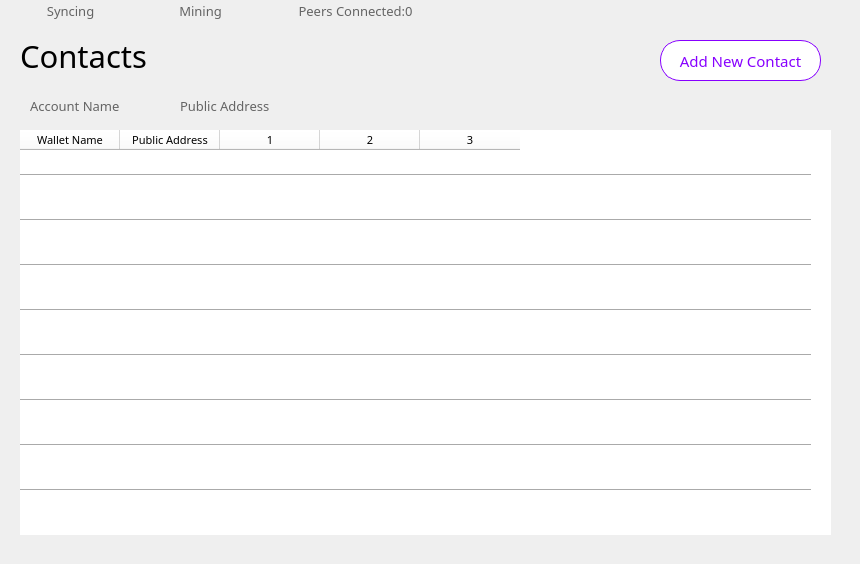
   <widget class="QWidget" name="p4">
    <widget class="QLabel" name="label_17">
     <property name="geometry">
      <rect>
       <x>20</x>
       <y>30</y>
       <width>161</width>
       <height>51</height>
      </rect>
     </property>
     <property name="font">
      <font>
       <family>微软雅黑</family>
       <pointsize>23</pointsize>
      </font>
     </property>
     <property name="text">
      <string>Contacts</string>
     </property>
    </widget>
    <widget class="QToolButton" name="toolButton_24">
     <property name="geometry">
      <rect>
       <x>270</x>
       <y>0</y>
       <width>161</width>
       <height>21</height>
      </rect>
     </property>
     <property name="font">
      <font>
       <family>微软雅黑 Light</family>
       <pointsize>10</pointsize>
      </font>
     </property>
     <property name="styleSheet">
      <string notr="true">border:0px;
color: rgb(100, 100, 100);</string>
     </property>
     <property name="text">
      <string>   Peers Connected:0</string>
     </property>
     <property name="icon">
      <iconset resource="pic.qrc">
       <normaloff>:/pic/tubiaoer.png</normaloff>:/pic/tubiaoer.png</iconset>
     </property>
     <property name="toolButtonStyle">
      <enum>Qt::ToolButtonTextBesideIcon</enum>
     </property>
    </widget>
    <widget class="QToolButton" name="toolButton_25">
     <property name="geometry">
      <rect>
       <x>0</x>
       <y>0</y>
       <width>131</width>
       <height>21</height>
      </rect>
     </property>
     <property name="font">
      <font>
       <family>微软雅黑 Light</family>
       <pointsize>10</pointsize>
      </font>
     </property>
     <property name="styleSheet">
      <string notr="true">border:0px;
color: rgb(100, 100, 100);</string>
     </property>
     <property name="text">
      <string>   Syncing</string>
     </property>
     <property name="icon">
      <iconset resource="pic.qrc">
       <normaloff>:/pic/grayqukuai.png</normaloff>:/pic/grayqukuai.png</iconset>
     </property>
     <property name="toolButtonStyle">
      <enum>Qt::ToolButtonTextBesideIcon</enum>
     </property>
    </widget>
    <widget class="QToolButton" name="toolButton_26">
     <property name="geometry">
      <rect>
       <x>130</x>
       <y>0</y>
       <width>131</width>
       <height>21</height>
      </rect>
     </property>
     <property name="font">
      <font>
       <family>微软雅黑 Light</family>
       <pointsize>10</pointsize>
      </font>
     </property>
     <property name="styleSheet">
      <string notr="true">border:0px;
color: rgb(100, 100, 100);</string>
     </property>
     <property name="text">
      <string>   Mining</string>
     </property>
     <property name="icon">
      <iconset resource="pic.qrc">
       <normaloff>:/pic/graymining.png</normaloff>:/pic/graymining.png</iconset>
     </property>
     <property name="toolButtonStyle">
      <enum>Qt::ToolButtonTextBesideIcon</enum>
     </property>
    </widget>
    <widget class="QPushButton" name="pushButton_38">
     <property name="geometry">
      <rect>
       <x>660</x>
       <y>40</y>
       <width>161</width>
       <height>41</height>
      </rect>
     </property>
     <property name="font">
      <font>
       <family>微软雅黑 Light</family>
       <pointsize>11</pointsize>
      </font>
     </property>
     <property name="cursor">
      <cursorShape>PointingHandCursor</cursorShape>
     </property>
     <property name="focusPolicy">
      <enum>Qt::NoFocus</enum>
     </property>
     <property name="styleSheet">
      <string notr="true">border-width: 1px;

border-color: rgb(135, 0, 255);
background-color: rgb(255, 255, 255);
color: rgb(135, 0, 255);
border-radius:20px;
border-style:solid; 
</string>
     </property>
     <property name="text">
      <string>Add New Contact</string>
     </property>
     <property name="flat">
      <bool>true</bool>
     </property>
    </widget>
    <widget class="QLabel" name="label_54">
     <property name="geometry">
      <rect>
       <x>30</x>
       <y>90</y>
       <width>111</width>
       <height>31</height>
      </rect>
     </property>
     <property name="font">
      <font>
       <family>微软雅黑</family>
       <pointsize>10</pointsize>
      </font>
     </property>
     <property name="styleSheet">
      <string notr="true">color: rgb(100, 100, 100);</string>
     </property>
     <property name="text">
      <string>Account Name</string>
     </property>
    </widget>
    <widget class="QLabel" name="label_55">
     <property name="geometry">
      <rect>
       <x>180</x>
       <y>90</y>
       <width>101</width>
       <height>31</height>
      </rect>
     </property>
     <property name="font">
      <font>
       <family>微软雅黑</family>
       <pointsize>10</pointsize>
      </font>
     </property>
     <property name="styleSheet">
      <string notr="true">color: rgb(100, 100, 100);</string>
     </property>
     <property name="text">
      <string>Public Address</string>
     </property>
    </widget>
    <widget class="QLabel" name="label_31">
     <property name="geometry">
      <rect>
       <x>0</x>
       <y>120</y>
       <width>851</width>
       <height>435</height>
      </rect>
     </property>
     <property name="text">
      <string/>
     </property>
     <property name="pixmap">
      <pixmap resource="pic.qrc">:/pic/chart.png</pixmap>
     </property>
     <property name="scaledContents">
      <bool>true</bool>
     </property>
    </widget>
    <widget class="QTableWidget" name="ContactsT">
     <property name="geometry">
      <rect>
       <x>20</x>
       <y>130</y>
       <width>811</width>
       <height>405</height>
      </rect>
     </property>
     <property name="font">
      <font>
       <family>微软雅黑</family>
       <pointsize>8</pointsize>
      </font>
     </property>
     <property name="styleSheet">
      <string notr="true">border:0px;
background-color: rgb(255, 255, 255);</string>
     </property>
     <column>
      <property name="text">
       <string>Wallet Name</string>
      </property>
     </column>
     <column>
      <property name="text">
       <string>Public Address</string>
      </property>
     </column>
     <column>
      <property name="text">
       <string>1</string>
      </property>
     </column>
     <column>
      <property name="text">
       <string>2</string>
      </property>
     </column>
     <column>
      <property name="text">
       <string>3</string>
      </property>
     </column>
    </widget>
    <widget class="Line" name="line_16">
     <property name="geometry">
      <rect>
       <x>20</x>
       <y>165</y>
       <width>791</width>
       <height>21</height>
      </rect>
     </property>
     <property name="styleSheet">
      <string notr="true">background-color: rgb(255, 255, 255);</string>
     </property>
     <property name="orientation">
      <enum>Qt::Horizontal</enum>
     </property>
    </widget>
    <widget class="Line" name="line_35">
     <property name="geometry">
      <rect>
       <x>20</x>
       <y>345</y>
       <width>791</width>
       <height>21</height>
      </rect>
     </property>
     <property name="styleSheet">
      <string notr="true">background-color: rgb(255, 255, 255);</string>
     </property>
     <property name="orientation">
      <enum>Qt::Horizontal</enum>
     </property>
    </widget>
    <widget class="Line" name="line_54">
     <property name="geometry">
      <rect>
       <x>20</x>
       <y>390</y>
       <width>791</width>
       <height>21</height>
      </rect>
     </property>
     <property name="styleSheet">
      <string notr="true">background-color: rgb(255, 255, 255);</string>
     </property>
     <property name="orientation">
      <enum>Qt::Horizontal</enum>
     </property>
    </widget>
    <widget class="Line" name="line_55">
     <property name="geometry">
      <rect>
       <x>20</x>
       <y>210</y>
       <width>791</width>
       <height>21</height>
      </rect>
     </property>
     <property name="styleSheet">
      <string notr="true">background-color: rgb(255, 255, 255);</string>
     </property>
     <property name="orientation">
      <enum>Qt::Horizontal</enum>
     </property>
    </widget>
    <widget class="Line" name="line_56">
     <property name="geometry">
      <rect>
       <x>20</x>
       <y>435</y>
       <width>791</width>
       <height>21</height>
      </rect>
     </property>
     <property name="styleSheet">
      <string notr="true">background-color: rgb(255, 255, 255);</string>
     </property>
     <property name="orientation">
      <enum>Qt::Horizontal</enum>
     </property>
    </widget>
    <widget class="Line" name="line_57">
     <property name="geometry">
      <rect>
       <x>20</x>
       <y>255</y>
       <width>791</width>
       <height>21</height>
      </rect>
     </property>
     <property name="styleSheet">
      <string notr="true">background-color: rgb(255, 255, 255);</string>
     </property>
     <property name="orientation">
      <enum>Qt::Horizontal</enum>
     </property>
    </widget>
    <widget class="Line" name="line_58">
     <property name="geometry">
      <rect>
       <x>20</x>
       <y>300</y>
       <width>791</width>
       <height>21</height>
      </rect>
     </property>
     <property name="styleSheet">
      <string notr="true">background-color: rgb(255, 255, 255);</string>
     </property>
     <property name="orientation">
      <enum>Qt::Horizontal</enum>
     </property>
    </widget>
    <widget class="Line" name="line_59">
     <property name="geometry">
      <rect>
       <x>20</x>
       <y>480</y>
       <width>791</width>
       <height>21</height>
      </rect>
     </property>
     <property name="styleSheet">
      <string notr="true">background-color: rgb(255, 255, 255);</string>
     </property>
     <property name="orientation">
      <enum>Qt::Horizontal</enum>
     </property>
    </widget>
   </widget>
